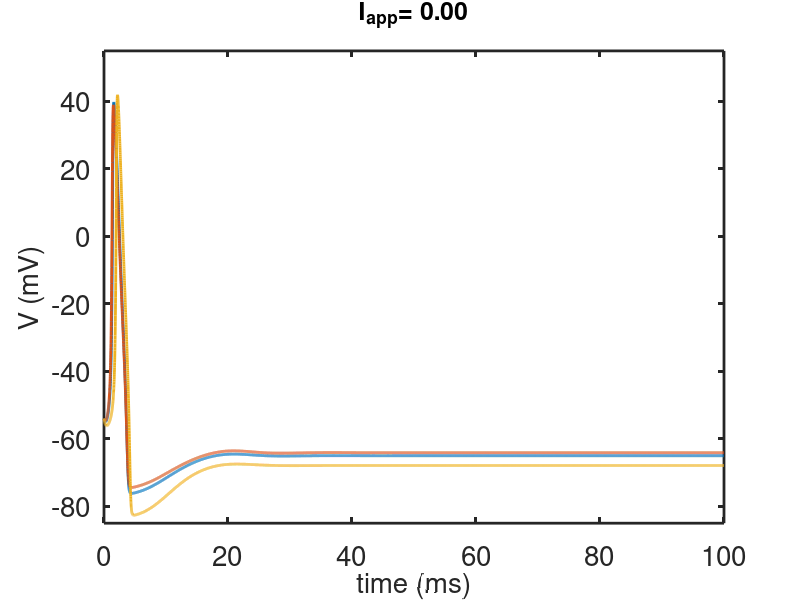
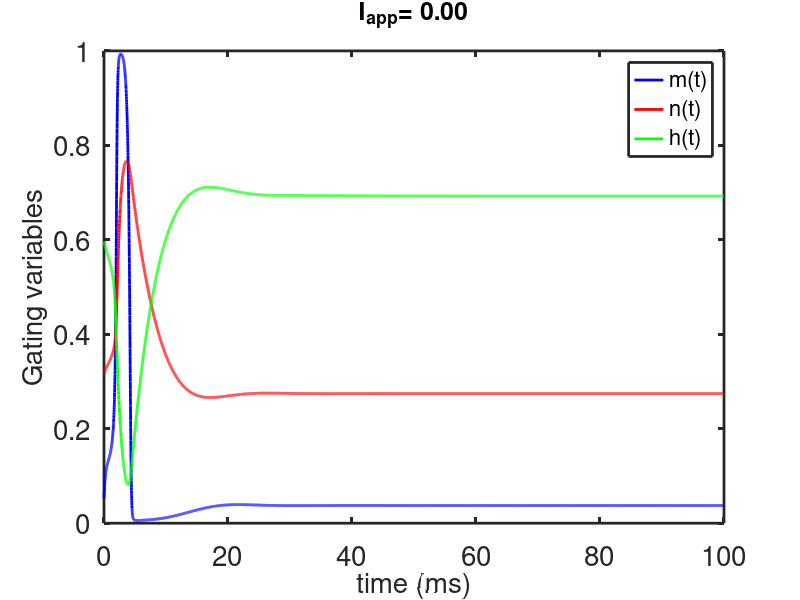
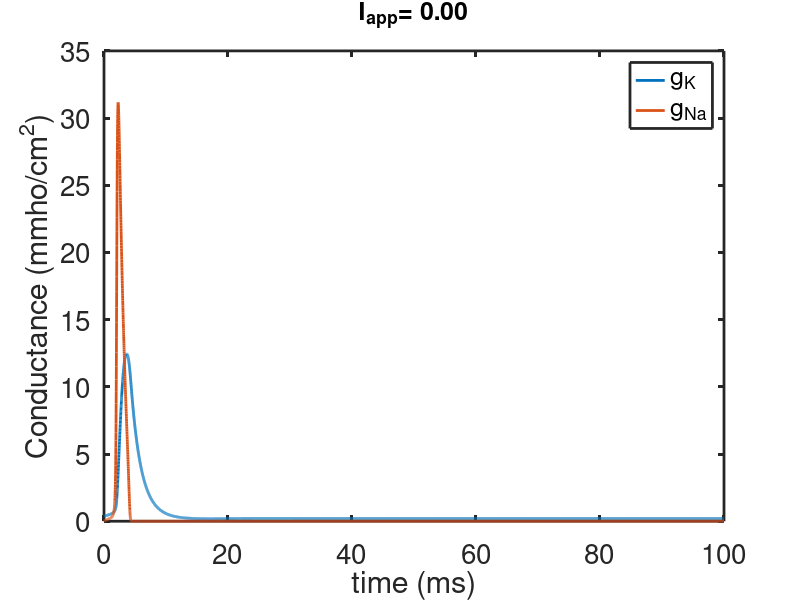

These charts were generated, in order, by the following MATLAB code:
% This is a simple ode integrator for the HH equations
 
function hh
 
set(0,                           ...
   'defaultaxesfontsize', 20,   ...
   'defaultaxeslinewidth', 2.0, ...
   'defaultlinelinewidth', 2.0);

% set parameters
%p.Veq = 0; %is the original HH formulation
p.Veq = -65; % is the physiological formulation

Tfact = 1; % this is the correction factor for temperatures other that 6.3C
%Tfact = 0.977 =273.15/279.45 % correspnds to 0C

%Tfact = 1.085 = 303.15/279.45 % corresponds to 30 C.
% to be correct, the temperature correction requires Veq=-65

p.gnabar = 120.;
p.gkbar = 36;
p.gl = 0.3;

Vna = 115;
Vk = -12;
Vl = 10.5988;
Tflist=[1,0.977,1.085];

for nTmps= 1:length(Tflist) % for a list of temperatures
%for nTmps = 1:1 % for one temperature
       Tfact=Tflist(nTmps);
p.Vna = Tfact*(Vna+p.Veq) - p.Veq;
p.Vk = Tfact*(Vk+p.Veq)-p.Veq;
p.Vl = Tfact*(Vl+p.Veq)-p.Veq;


% p.Inp   is the amplitude of the periodic input stimulus
 p.Inp = 0;

%p.Iapp is the amplitude of the steady current stimulus
%Pick one:
 p.Iapp = 120;
 p.Iapp = 20;
 p.Iapp = 0;
 
 % BCL is the Basic Cycle Length of the periodic input Inp
 %p.BCL = 39;
p.BCL = 0;



% initial data
 
V = 11.01+p.Veq;

m = 0.0529;
h = 0.5961;
n = 0.3177;
s0 = [V;m;h;n];

%specify the output points
tstep = .01;
if (p.Iapp>0)
    tend = 60;
else
    tend = 100;
end
 
tspan = [0:tstep:tend];

[T,S] = ode23(@(t,x)deRHS(t,x,p),tspan, s0, odeset('maxstep',1));  
V = S(:,1);
m = S(:,2);
h = S(:,3);
n = S(:,4);
S(end,1)

% currents;
gna=p.gnabar*m.^3.*h;
 
gk=p.gkbar*n.^4;
Icl=p.gl*(V-p.Vl);
Ina=gna.*(V-p.Vna);
Ik=gk.*(V-p.Vk);

figure(1)
plot(T,V,'linewidth',2)
axis([0 tend -20+p.Veq 120+p.Veq])
xlabel('time (ms)','fontsize',20)
ylabel('V (mV)','fontsize',20)
formatSpecF = '%5.2f\n';
title(strcat('I_{app}= ',sprintf(formatSpecF,p.Iapp)),'fontsize',18)
 hold on
 
figure(2)
plot(T,m,'b',T,n,'r',T,h,'g',  'linewidth',2)
legend('m(t)','n(t)','h(t)','fontsize',16)
xlabel('time (ms)','fontsize',20)
ylabel('Gating variables','fontsize',20)
axis([0 tend 0 1])
 title(strcat('I_{app}= ',sprintf(formatSpecF,p.Iapp)),'fontsize',18)
 
 figure(3)
 plot(T, gk,T, gna)
xlabel('time (ms)')
ylabel('Conductance (mmho/cm^2)')
legend('g_K','g_{Na}')
 title(strcat('I_{app}= ',sprintf(formatSpecF,p.Iapp)),'fontsize',18)
end
 
figure(1)
hold off
end
%%%%%%%%%%%%%%%%%%%%%%%%%%%%%%%%%%%%%%%%%%%%%%%%%%%%%%%%%
%the right hand side for the simulation:
function s_prime=deRHS(t,s,p)

%the original HH formulation has 
V = s(1)-p.Veq;
m = s(2);
h = s(3);
n = s(4);
 
Input = p.Inp/cosh(mod(t,p.BCL)-p.BCL/10) +p.Iapp;
 
AM=.1*(25.-V)./(exp(.1*(25.-V))-1.); % avoid V=25
BM=4.*exp(-V/18);
AH=.07*exp(-V/20.);
BH=1./(exp(.1*(30.-V))+1.);
AN=.01*(10.-V)./(exp(.1*(10.-V))-1.);% remark avoid V=10
BN=.125*exp(-V/80.);

Minf = AM./(AM+BM);



Fm=AM*(1.-m)-BM*m;
Fh=AH*(1.-h)-BH*h;
Fn=AN*(1.-n)-BN*n;
gna=p.gnabar*m.^3.*h;
gk=p.gkbar*n.^4;
Icl=p.gl*(V-p.Vl);

Fv = -gna*(V-p.Vna)-gk*(V-p.Vk)-Icl;

s_prime = [Fv+Input Fm Fh Fn]';

end

 
